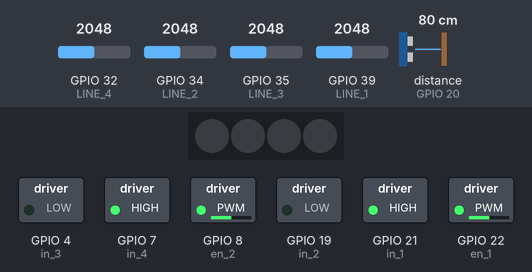
This sketch was run on a simulated ESP32. Shown: 4 RGB LEDs in strip order, left to right, switched loads named in the sketch (green lamp = pin HIGH). Wiring (inferred from the names in the program): ultrasonic range finder: trigger GPIO 5; echo GPIO 20. The inputs (shaded band) are chosen by the test bench; at power-on: distance to the obstacle (sensor on GPIO 20) 80 cm, GPIO 32 (LINE_4) = 2048, GPIO 34 (LINE_2) = 2048, GPIO 35 (LINE_3) = 2048, GPIO 39 (LINE_1) = 2048. The echo pulse lasts 58.3 µs per cm; dim RGB values are drawn brighter than linear; nothing arrives over Bluetooth unless stated; pins used as bus, display or sensor lines are not drawn; what the sketch prints to the serial monitor is not drawn.

Above: at 1.2 s.
1.3 s: distance to the obstacle (sensor on GPIO 20) set to 23 cm
2.8 s: distance to the obstacle (sensor on GPIO 20) set to 18 cm
At 3.3 s:
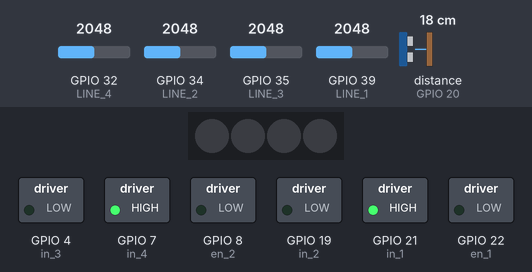
At 3.9 s:
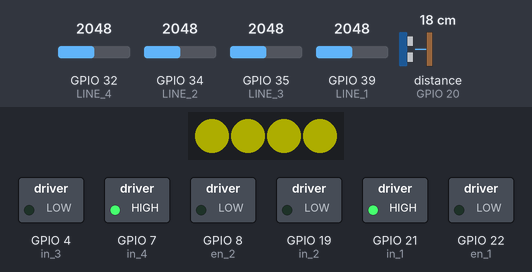
5.8 s: distance to the obstacle (sensor on GPIO 20) set to 35 cm
At 5.92 s:
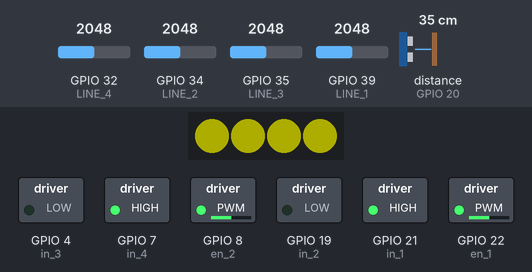
Timing chart, 0 to 8.8 s (numbered marks = the images above; inputs shaded):
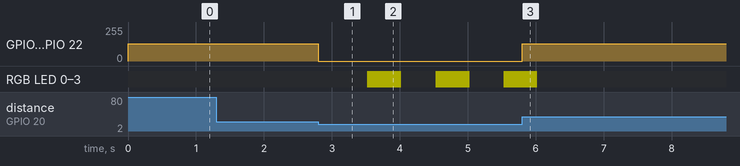

Measured:
- the behaviour switches between 21 and 20 cm on distance to the obstacle (sensor on GPIO 20) (found by bisection; images 0 and 1)
- after the input at 1.3 s, every drawn part: stays the same
- after the input at 2.8 s, GPIO 8 (en_2), GPIO 22 (en_1): 128/255 → 0/255 at once; RGB LED 0–3: alternates RGB(50, 50, 0) for 0.50 s and off for 0.50 s, starting after 0.72 s
- after the input at 5.8 s, GPIO 8 (en_2), GPIO 22 (en_1): 0/255 → 128/255 at once

The sketch:

final.ino
```cpp
   //--------------------------init--------------------------
//bluetooth
#include "BluetoothSerial.h"
BluetoothSerial SerialBT;

//neopixel
#include <NeoPixelBus.h>
const int neo_pin = 2;
const int neo_count = 4;
NeoPixelBus<NeoGrbFeature, Neo800KbpsMethod> strip(neo_count,neo_pin);

const int bright = 100;
RgbColor RED(bright,0,0);
RgbColor YELLOW(bright*0.5,bright*0.5,0);
RgbColor WHITE(bright*0.33,bright*0.33,bright*0.33);
RgbColor High(255,255,255);
RgbColor OFF(0,0,0);

//HC-SR04P
const int trig_pin = 5;
const int echo_pin = 20;

//Moter
#define PWM_CH1 1
#define PWM_CH2 2
#define freq 5000
#define res  12

const int in_1 = 21;
const int en_1 = 22;
const int in_2 = 19;
const int in_3 = 4;
const int en_2 = 8;
const int in_4 = 7;

//line tracker
const int line_1 = 39;
const int line_2 = 34;
const int line_3 = 35;
const int line_4 = 32;

#define LINE_1  GPIO_NUM_39
#define LINE_2  GPIO_NUM_34
#define LINE_3  GPIO_NUM_35
#define LINE_4  GPIO_NUM_32

//--------------------------------------------------------


//--------------------------func--------------------------
bool check_distance(void);
void SetWheelSpeed(float left, float right);
void hazard_light();
void TurnRight();
void TurnLeft();
void forward();
void stop_();
void light_off();
//--------------------------------------------------------


//--------------------------main--------------------------
void setup() {
  //Serial moniter
  Serial.begin(9600);

  //bluetooth
  SerialBT.begin("uichan_20172099");
  Serial.println("The device started, now you can pair it with bluetooth!");

  //neopixel
  strip.Begin();

  //HC-SR04P
  pinMode(trig_pin, OUTPUT);
  pinMode(echo_pin, INPUT);

  //moter
  ledcSetup(PWM_CH1, freq, res);//right
  ledcAttachPin(en_1,PWM_CH1);
  pinMode(in_1, OUTPUT);
  pinMode(in_2, OUTPUT);
  digitalWrite(in_1,HIGH);
  digitalWrite(in_2,LOW);

  ledcSetup(PWM_CH2, freq, res);//left
  ledcAttachPin(en_2,PWM_CH2);
  pinMode(in_3, OUTPUT);
  pinMode(in_4, OUTPUT);
  digitalWrite(in_3,LOW);
  digitalWrite(in_4,HIGH);

//  digitalWrite(in_1,HIGH);
//  digitalWrite(in_2,LOW);
//  digitalWrite(in_3,LOW);
//  digitalWrite(in_4,HIGH);

  stop_();

  strip.SetPixelColor(0, OFF);//오후
  strip.SetPixelColor(1, OFF);//왼후
  strip.SetPixelColor(2, OFF);//오전
  strip.SetPixelColor(3, OFF);//왼전
  strip.Show();

  //line tracker

}

int butten_state = 0;
bool led_state = 0;
bool forced_stop = 0;
char moter_steate = 's';
unsigned long past_time = millis();
unsigned long led_timer = 0;
RgbColor fr = OFF;
RgbColor fl = OFF;
RgbColor br = OFF;
RgbColor bl = OFF;
int line_mode = 1; // 1 -> track line

void loop() {
  unsigned long timer = millis();

  //led

  led_timer += (timer - past_time);
  if (led_timer > 500){
    led_timer = 0;
    if (led_state){
      led_state = 0;
      strip.SetPixelColor(0, OFF);//오후
      strip.SetPixelColor(1, OFF);//왼후
      strip.SetPixelColor(2, OFF);//오전
      strip.SetPixelColor(3, OFF);//왼전
      strip.Show();
      }
    else{
      strip.SetPixelColor(0, fr);//오후
      strip.SetPixelColor(1, fl);//왼후
      strip.SetPixelColor(2, br);//오전
      strip.SetPixelColor(3, bl);//왼전
      strip.Show();
      led_state = 1;
    }
    }

  if(check_distance()){
    forced_stop = 1;
    stop_();
    light_off();
    hazard_light();
    line_mode = 0;
  }
  if(forced_stop && !check_distance()){
    line_mode = 1;
    forced_stop = 0;
    forward();
    }

   if (SerialBT.available()){
    char rcv_data = SerialBT.read();
    if (rcv_data == 's') stop_();
    if (rcv_data == 'w') forward();
    if (rcv_data == 'd') TurnRight();
    if (rcv_data == 'a') TurnLeft();
    if (rcv_data == 'm') line_mode = abs(line_mode - 1);
   }

   int bright = 100;
   if(line_mode){
    if (analogRead(LINE_1) > bright and analogRead(LINE_2) > bright and analogRead(LINE_3) > bright and analogRead(LINE_4) > bright)forward();
    else if (analogRead(LINE_1) < bright and analogRead(LINE_2) < bright and analogRead(LINE_3) < bright and analogRead(LINE_4) < bright)forward();
    else if (analogRead(LINE_2) < bright and analogRead(LINE_3) < bright)forward();
    else if (analogRead(LINE_1) < bright)TurnLeft();
    else if (analogRead(LINE_4) < bright)TurnRight();
    else if (analogRead(LINE_2) < bright){
      forward();
      SetWheelSpeed(0.6,0.4);
    }
    else if (analogRead(LINE_3) < bright){
      forward();
      SetWheelSpeed(0.4,0.6);
    }
    else forward();
    }

   past_time = timer;
}
//--------------------------------------------------------


//--------------------------func--------------------------
void UpdateWheelSpeed(int left, int right);
void UpdateLightState(int left, int right);

//거리측정
bool check_distance(void){
  long duration, distance;
  digitalWrite(trig_pin, LOW);
  delayMicroseconds(10);
  digitalWrite(trig_pin, HIGH);
  delayMicroseconds(10);
  digitalWrite(trig_pin, LOW);
  duration = pulseIn(echo_pin, HIGH);
  distance = duration * 170.0 / 1000;
  return distance < 200 and distance != 0;
}

//바퀴 속도 설정
void SetWheelSpeed(float left, float right){
  if (left > 0){
    digitalWrite(in_1,HIGH);
    digitalWrite(in_2,LOW);
  }
  if (right > 0){
    digitalWrite(in_3,LOW);
    digitalWrite(in_4,HIGH);
    }
  if (left < 0){
    digitalWrite(in_1,LOW);
    digitalWrite(in_2,HIGH);
  }
  if (right < 0){
    digitalWrite(in_3,HIGH);
    digitalWrite(in_4,LOW);
    }

  ledcWrite(PWM_CH1,pow(2,res)*left);
  ledcWrite(PWM_CH2,pow(2,res)*right);
  }

//우선회
void TurnRight(){
  if(moter_steate != 'r'){
    moter_steate = 'r';;
    SetWheelSpeed(0.0,0.55);
    fr = YELLOW;
    br = YELLOW;
  }
}

//좌선회
void TurnLeft(){
  if(moter_steate != 'l'){
    moter_steate = 'l';
    light_off();
    SetWheelSpeed(0.55,0.0);
    fl = YELLOW;
    bl = YELLOW;
  }
  }

//직진
void forward(){
  if(moter_steate != 'f'){
    moter_steate = 'f';
    digitalWrite(in_1,HIGH);
    digitalWrite(in_2,LOW);
    digitalWrite(in_3,LOW);
    digitalWrite(in_4,HIGH);
    SetWheelSpeed(0.5,0.5);

    light_off();
  }
  }

//정지
void stop_(){
  if(moter_steate != 's'){
    moter_steate = 's';
    SetWheelSpeed(0,0);
  }
}

//비상등
void hazard_light(){
    fr = YELLOW;
    fl = YELLOW;
    br = YELLOW;
    bl = YELLOW;
  }

 //전원끔
 void light_off(){
    fr = OFF;
    fl = OFF;
    br = OFF;
    bl = OFF;
  }

 //깜빡이

//--------------------------------------------------------
```
